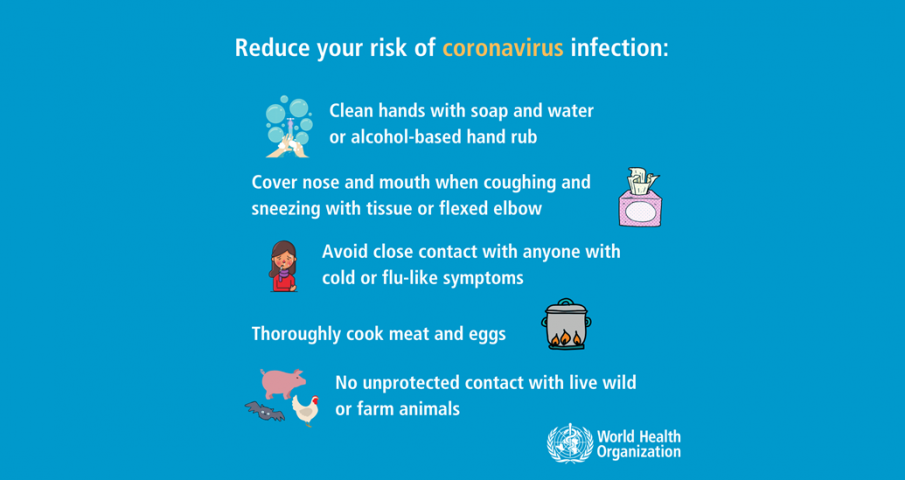
#> input picture easyOCR_example/easyOCR/english.png, 905 x 480 px, found by its file name
$ jupyter execute --allow-errors easyOCR.ipynb   (shell and % lines are left out)   (older library calls are emulated)
#> lines starting #> are read from the running program, lines starting #| are printed output that depends on the picture
### easyOCR_example/_path.py
"""
# functions : for a few initial path setting
"""
print(__doc__)

import os
import sys
import cv2

from typing import List


NAME_HOME = 'openCV_TAcademy_reboot'


def get_cut_dir(name_cut:str) -> str:
    """# 폴더명까지 path를 잘라 냄 : 목적폴더 생성용 """
    dir_hereent = os.path.dirname(__file__)
    dir_cut = "".join(dir_hereent.partition(name_cut)[:2]) + '/'
    return dir_cut

def stop_if_none(object:object, message:str='') -> object:
    """# 오브젝트 로딩 실패 시(None), 시스템(sys.exit) 종료 : args=message"""
    if object is None:
        if not message:
            print(f"*** ERROR: loading failed!:'{object}' -> stop system!")
        else:
            print(f"*** ERROR:{message}")
        sys.exit()
    else:
        return object

# [34 lines left out: function gstreamer_pipeline, not called in this run]


def getRGB(img):
    return cv2.cvtcolor(img, cv2.COLOR_BGR2RGB)

def getBGR(img):
    return cv2.cvtcolor(img, cv2.COLOR_RGB2BGR)

def getGray(img):
    return cv2.cvtcolor(img, cv2.COLOR_BGR2GRAY)

DIR_HOME = get_cut_dir(NAME_HOME)
DIR_SRC = DIR_HOME + 'src/'

sys.path.insert(0, DIR_HOME)


# [6 lines that do not run on import are left out]

### easyOCR_example/easyOCR.ipynb
[cell 1]
"""
# Colab example - news daum : https://bit.ly/2QtrcrD
"""
# TODO: NOT FINISHED YET!

print(__doc__)

[cell 2]
import PIL
# import easyocr
import pandas as pd
import seaborn as sns
import matplotlib.pyplot as plt

from PIL import ImageDraw
from _path import DIR_HOME, get_cut_dir, stop_if_none

dir_ocr = DIR_HOME + 'src\\easyOCR\\'
dir_result = DIR_HOME + 'src\\resultOCR\\'

[cell 3]
# filename = 'korean.png'                 #  5 recogs
# filename = 'namecard_extracted.png'     #  7 recogs
filename = 'english.png'                # 11 recogs
# filename = 'news_daum.png'              # 41 recogs
# filename = 'AI_compete_2020_KOGAS.jpg'  # 72 recogs

size_targeted = (640, 400)              # resize scale
post_fix = filename.split('.')[0].split('_')[0]

[cell 4]
# TO LOAD IMAGE
im = PIL.Image.open(dir_ocr + filename)
#> im is the input picture: PIL image 905x480 RGBA; mean R, G, B, A 12.1, 156.1, 204.2, 255
im = stop_if_none(im, message='Image loading failed!')

im_resize = im.resize(size_targeted, PIL.Image.ANTIALIAS)
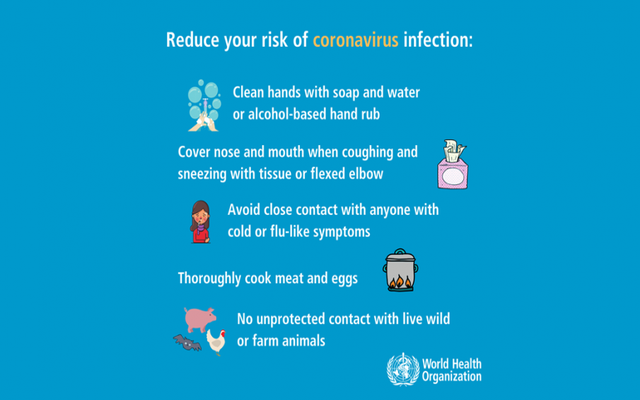
#> im_resize: PIL image 640x400 RGBA; mean R, G, B, A 12.2, 156, 204.2, 255
im_resize = stop_if_none(im_resize, message='Image loading failed!')

# TO SHOW IMAGES : ORIGINAL vs. RESIZE
# im_resize.show()
# im.show()             # NO need ... im_boxed image shows

#> (the rest of this cell did not finish here and is left out)

[cell 5]
# Draw bounding boxes
def draw_boxes(image, bounds, color='yellow', width=2):
    draw = ImageDraw.Draw(image)
    for bound in bounds:
        p0, p1, p2, p3 = bound[0]
        draw.line([*p0, *p1, *p2, *p3, *p0], fill=color, width=width)
    return image

#> (a cell that did not finish here is left out)

[cell 7]
probs, recogs = [], []

#> (the rest of this cell did not finish here and is left out)

[cell 8]
# TO ANALYZE STATICS of PROBABLITY
df_probs = pd.DataFrame(probs)
#> (the rest of this cell did not finish here and is left out)

[cell 9]
for prob in probs:
    print(prob)
